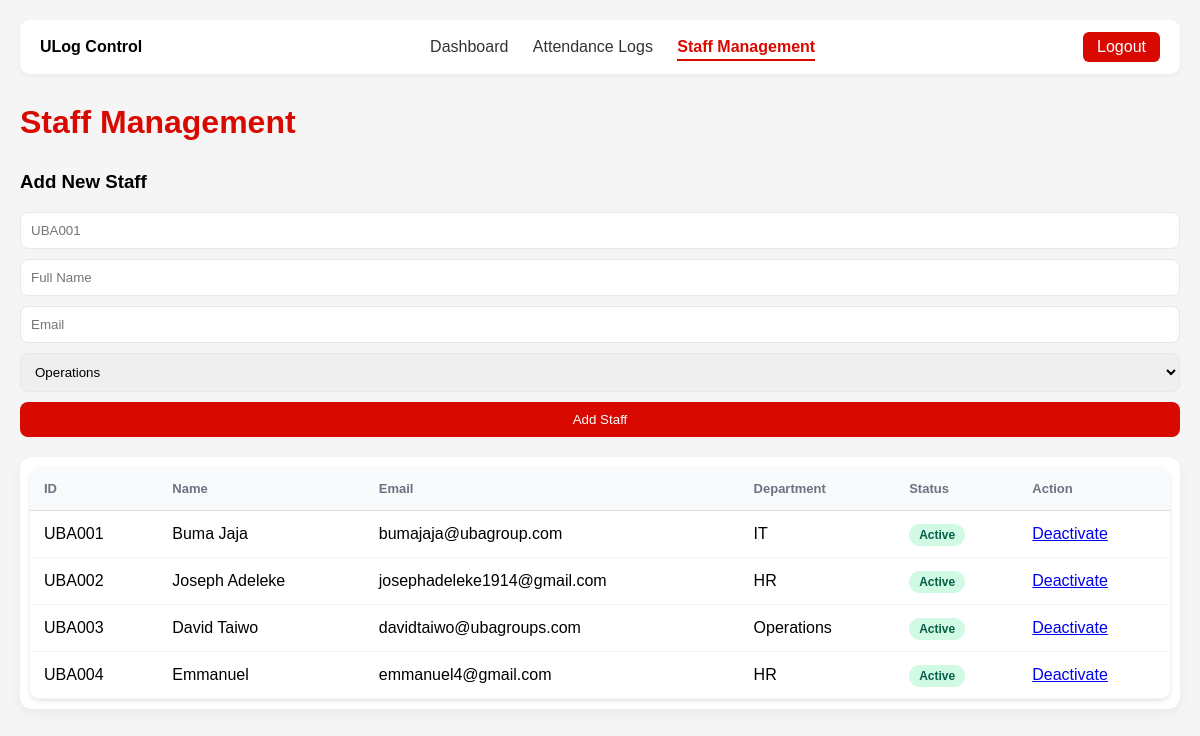
/control/staff/ (signed in), run on the app's committed database.
### apps/core/models.py (models this page shows, shortened)
class Staff(models.Model):
    DEPARTMENT_CHOICES = [
        ("operations", "Operations"),
        ("it", "IT"),
        ("hr", "HR"),
        ("finance", "Finance"),
        ("retail", "Retail Banking"),
    ]
    staff_id = models.CharField(
        max_length=10,
        unique=True,
        validators=[
            RegexValidator(
                regex=r'^UBA\d{3}$',
                message="Staff ID must be like UBA001"
            )
        ]
    )
    full_name = models.CharField(max_length=100)
    email = models.EmailField(unique=True)
    department = models.CharField(
        max_length=50,
        choices=DEPARTMENT_CHOICES,
        default="operations"
    )
    is_active = models.BooleanField(default=True)

### apps/accounts/decorators.py (the view)
    def wrapper(request, *args, **kwargs):
        if not request.session.get("is_authenticated"):
            return redirect("/login/")
        return view_func(request, *args, **kwargs)

### apps/dashboard/views.py (called while the page is built, shortened)
@login_required
def staff_management(request):
    error = None
    staff_list = Staff.objects.all().order_by("staff_id")
    return render(
        request,
        "dashboard/staff.html",
        {
            "staff_list": staff_list,
            "error": error,
            "active_page": "staff",
        },
    )

### templates/dashboard/staff.html (shortened to what this page needs)
{% extends "base.html" %}
{% block content %}
<h1>Staff Management</h1>
<div class="card" style="margin-bottom: 20px">
  <h3>Add New Staff</h3>
  <form method="POST" class="staff-form">
    <input name="staff_id" placeholder="UBA001" required />
    <input name="full_name" placeholder="Full Name" required />
    <input name="email" placeholder="Email" required />
    <select name="department">
      <option value="operations">Operations</option>
    </select>
    <button>Add Staff</button>
  </form>
</div>
<div class="table-card">
  <table class="attendance-table">
    <thead>
      <tr>
        <th>ID</th>
        <th>Name</th>
        <th>Email</th>
        <th>Department</th>
        <th>Status</th>
        <th>Action</th>
      </tr>
    </thead>
    <tbody>
      {% for staff in staff_list %}
      <tr>
        <td>{{ staff.staff_id }}</td>
        <td>{{ staff.full_name }}</td>
        <td>{{ staff.email }}</td>
        <td>{{ staff.get_department_display }}</td>
        <td>
          {% if staff.is_active %}
          <span class="status-badge status-present">Active</span>
          {% else %}
          <span class="status-badge status-absent">Inactive</span>
          {% endif %}
        </td>
        <td>
          <a href="/control/staff/toggle/{{ staff.staff_id }}/">
            {% if staff.is_active %}Deactivate{% else %}Activate{% endif %}
          </a>
        </td>
      </tr>
      {% empty %}
      <tr>
        <td colspan="6">No staff added yet</td>
      </tr>
      {% endfor %}
    </tbody>
  </table>
</div>
{% endblock %}

### static/css/dashboard.css (style rules this page uses)
body { font-family: Arial, sans-serif; margin: 0; padding: 20px; background: #f5f5f5; }
h1 { color: #d70900; margin-bottom: 30px; }
table { width: 100%; background: white; border-radius: 10px; overflow: hidden; box-shadow: 0 2px 4px rgba(0, 0, 0, 0.1); }
th, td { padding: 12px; text-align: left; border-bottom: 1px solid #ddd; }
th { background: #f8f9fa; font-weight: bold; }
.status-badge { padding: 4px 8px; border-radius: 4px; font-size: 12px; font-weight: bold; }
.status-present { background: #d1fae5; color: #065f46; }
.table-card { background: white; border-radius: 12px; padding: 10px; box-shadow: 0 4px 12px rgba(0, 0, 0, 0.05); }
.attendance-table { width: 100%; border-collapse: collapse; }
.attendance-table th { text-align: left; padding: 14px; font-size: 13px; color: #6b7280; background: #f9fafb; }
.attendance-table td { padding: 14px; border-bottom: 1px solid #f1f5f9; }
.status-badge { padding: 4px 10px; border-radius: 20px; font-size: 12px; font-weight: 600; }
.staff-form { display: grid; gap: 10px; }
.staff-form input, .staff-form select { padding: 10px; border: 1px solid #e5e7eb; border-radius: 8px; }
.staff-form button { background: #d70900; color: white; border: none; padding: 10px; border-radius: 8px; }

### data on the page
Staff: staff_id "UBA001", full_name "Buma Jaja", email "bumajaja@ubagroup.com", department "IT", is_active "Active"
Staff: staff_id "UBA002", full_name "Joseph Adeleke", email "josephadeleke1914@gmail.com", department "HR", is_active "Active"
Staff: staff_id "UBA003", full_name "David Taiwo", email "davidtaiwo@ubagroups.com", department "Operations", is_active "Active"
Staff: staff_id "UBA004", full_name "Emmanuel", email "emmanuel4@gmail.com", department "HR", is_active "Active"
